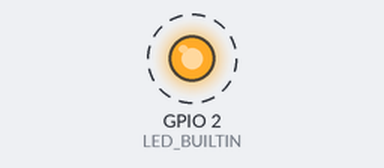
The sketch below on a simulated ESP32. Shown: output pins drawn as LEDs (lit = HIGH). Dashed ring = blinking. What the sketch prints to the serial monitor is not drawn. At 4.0 s the program puts the board to deep sleep or switches it off; the recording ends there.

Above: at 0.5 s.
Timing chart, 0 to 4.0 s (numbered marks = the images above):
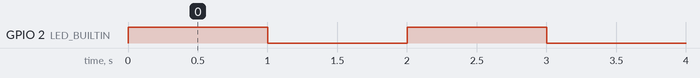

The sketch:

deepsleep-1.ino
```cpp
int tempo = 5e6;        // 5 secondi in notazione esponenziale 5x10^6

void setup() {
  Serial.begin(9600);

  Serial.println("Sveglio!");

  pinMode(LED_BUILTIN,OUTPUT);

  digitalWrite(LED_BUILTIN, HIGH);
  delay(1000);
  digitalWrite(LED_BUILTIN, LOW);
  delay(1000);
  digitalWrite(LED_BUILTIN, HIGH);
  delay(1000);
  digitalWrite(LED_BUILTIN, LOW);
  delay(1000);

  ESP.deepSleep(tempo);
}

void loop() {
}
```

Measured:
- by itself, GPIO 2 (LED_BUILTIN): alternates HIGH for 1.0 s and LOW for 1.0 s
